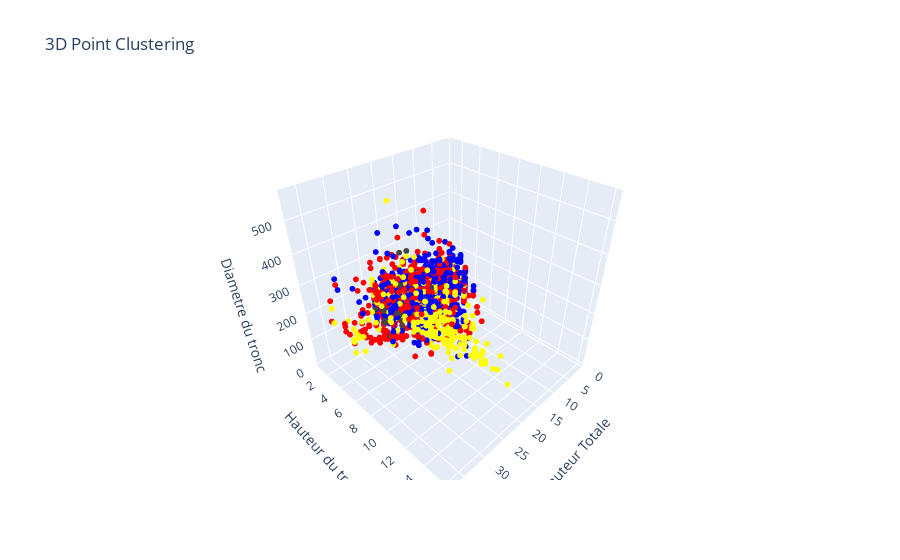

Notebook code for this chart:
### Code cell
import plotly.graph_objects as go

# Scatter3D points
scatter = go.Scatter3d(
    mode="markers",
    name="y",
    x=data['haut_tot'],
    y=data['haut_tronc'],
    z=data['tronc_diam'],
    marker=dict(size=2, color=["blue" if cluster == 0 else "yellow" if cluster == 1 else "red" for cluster in kmeans_results[3]])
)

# Layout
layout = go.Layout(
    title='3D Point Clustering',
    scene=dict(
        xaxis=dict(title='Hauteur Totale', zeroline=False),
        yaxis=dict(title='Hauteur du tronc', zeroline=False),
        zaxis=dict(title='Diametre du tronc', zeroline=False)
    )
)

# Combine and show
fig = go.Figure(data=[scatter], layout=layout)
fig.to_html()
fig.show()

### Figure 1 — Plotly figure (JSON) as saved in the notebook; plotly's stock layout.template omitted (floating-point values rounded to 4 significant figures; data arrays with more than 128 entries replaced by an {"elided": "..."} marker saying what was removed)
{"data": [{"marker": {"color": {"elided": "8803 str values"}, "size": 2}, "mode": "markers", "name": "y", "type": "scatter3d", "x": {"elided": "9030 int values"}, "y": {"elided": "9030 int values"}, "z": {"elided": "9030 int values"}}], "layout": {"scene": {"xaxis": {"title": {"text": "Hauteur Totale"}, "zeroline": false}, "yaxis": {"title": {"text": "Hauteur du tronc"}, "zeroline": false}, "zaxis": {"title": {"text": "Diametre du tronc"}, "zeroline": false}}, "title": {"text": "3D Point Clustering"}}}
